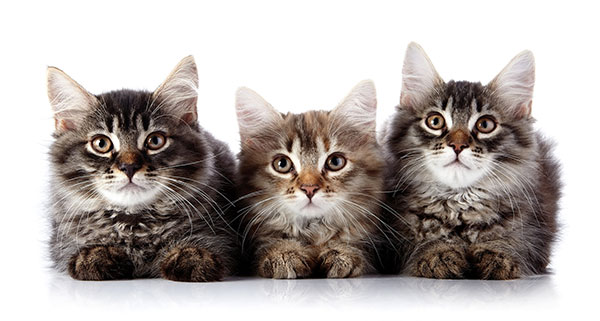
#> input picture Photos/cat_04.jpg, 600 x 321 px
$ python cat_detect.py
#> lines starting #> are read from the running program, lines starting #| are printed output that depends on the picture; after the words box and inside, x2 and y2 are one past the last pixel; in counts of white or black regions, pixels touching at a corner belong together
import cv2 as cv

img = cv.imread("Photos/cat_04.jpg")
#> img is the input picture: shape (321, 600, 3); mean B, G, R 172.5, 175.5, 182.5

cv.imshow("cat", img)

gray = cv.cvtColor(img, cv.COLOR_BGR2GRAY)
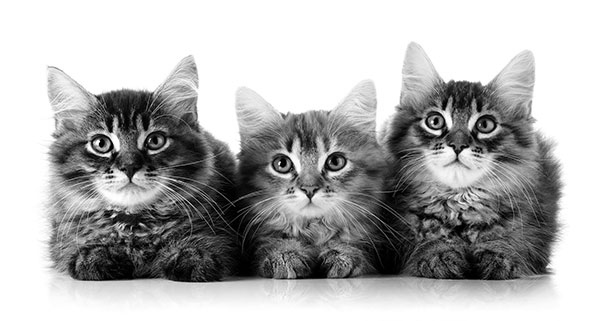
#> gray: shape (321, 600); min 0, max 255, mean 177.2

haar_cascade = cv.CascadeClassifier("haar_cat.xml") #reads the xml code, and stores in the variable

cat_rect = haar_cascade.detectMultiScale(gray, scaleFactor=1.1, minNeighbors=3) #returns the rectangles from the cat to variable
#> cat_rect = [[409, 82, 102, 102], [73, 99, 108, 108], [249, 114, 120, 120]]
#scale factor= image reduction at each scale

print(f"Number of cats found = {len(cat_rect)}")
#| Number of cats found = 3

for (x, y,w,h) in cat_rect:
    cv.rectangle(img, (x,y), (x+w,y+h), (0,255,0), thickness=2 )
#> this loop made 3 passes
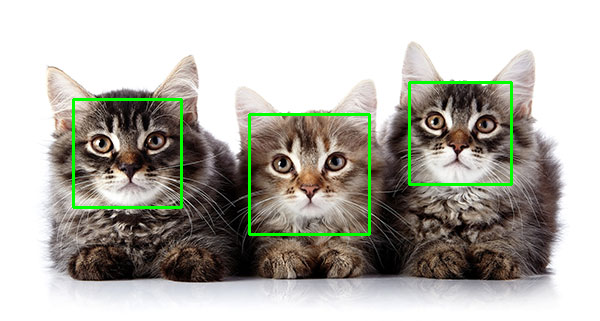
#> img: shape (321, 600, 3); 2.05% of pixels changed, all inside (x1, y1, x2, y2) = (72, 81, 513, 236)

cv.imshow("Detected Faces", img)

cv.waitKey(0)

$ run again, with Photos/cat2.jpeg copied over Photos/cat_04.jpg
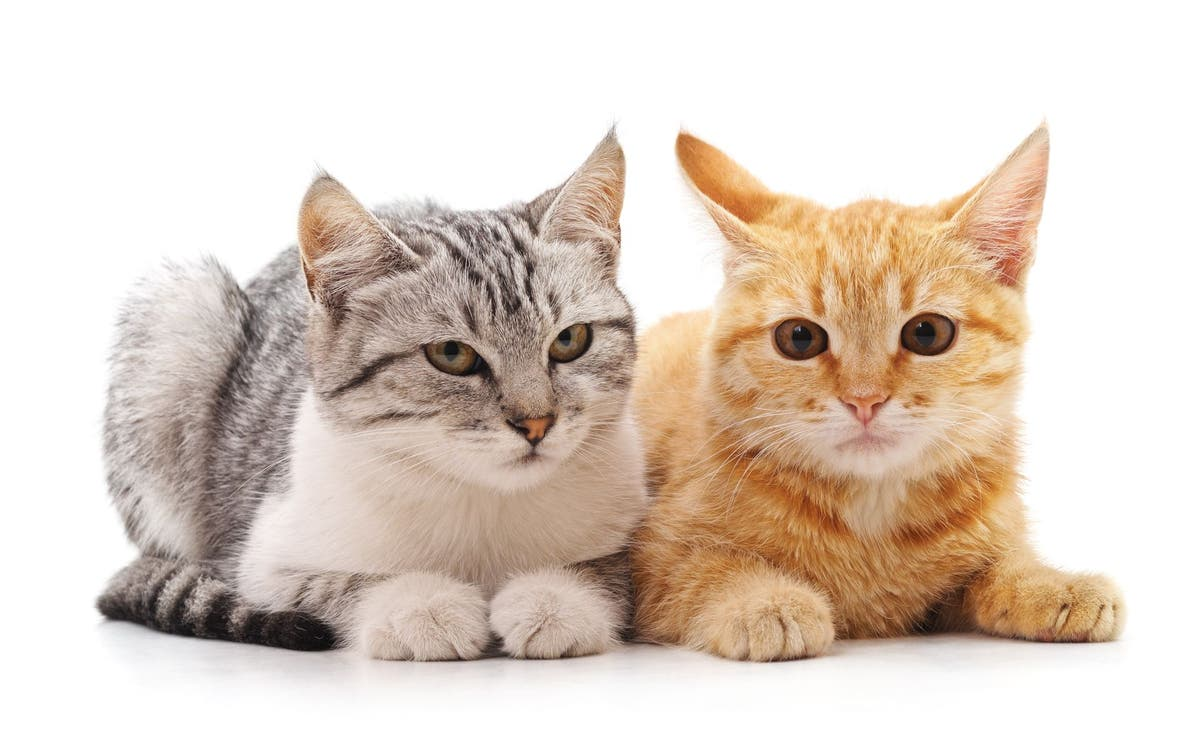
#> input picture Photos/cat2.jpeg, 1200 x 748 px
#> img is the input picture: shape (748, 1200, 3); mean B, G, R 197.9, 209.1, 222.8
#> `gray = cv.cvtColor(img, cv.COLOR_BGR2GRAY)`:
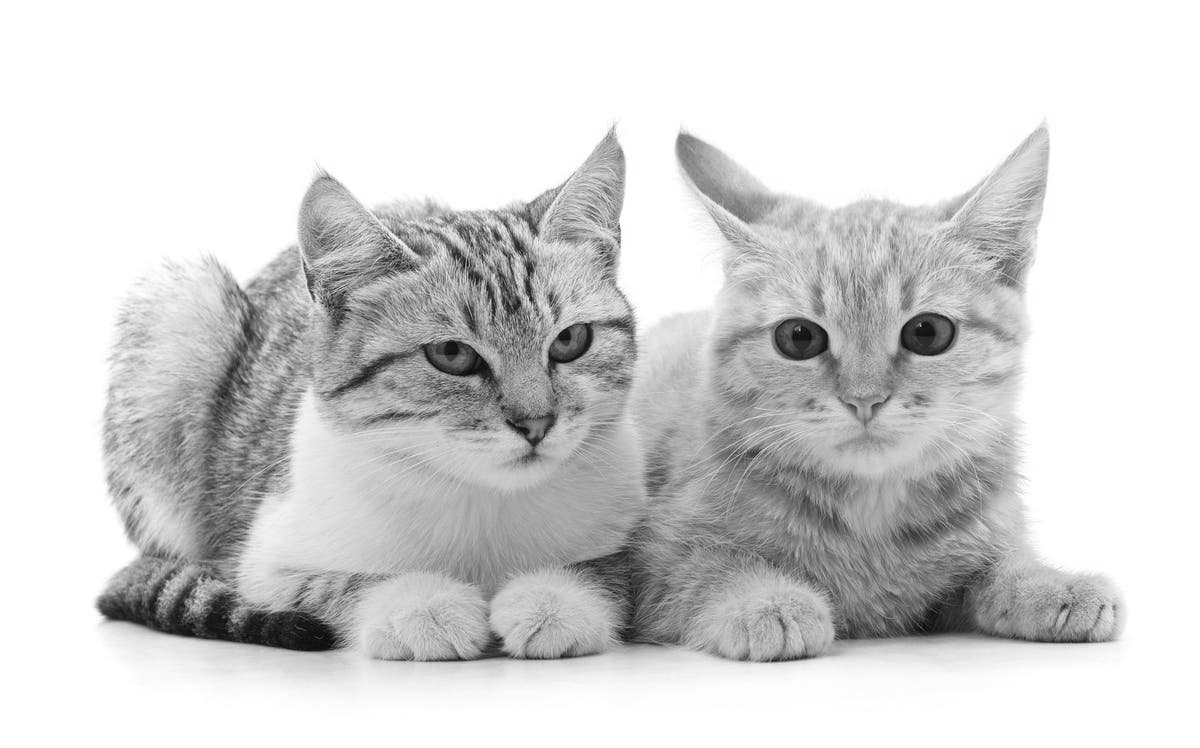
#> gray: shape (748, 1200); min 2, max 255, mean 211.9
#> cat_rect = [[709, 212, 312, 312]]
#| Number of cats found = 1
#> the loop `for (x, y,w,h) in cat_rect:` made 1 pass
#> after the loop `for (x, y,w,h) in cat_rect:`:
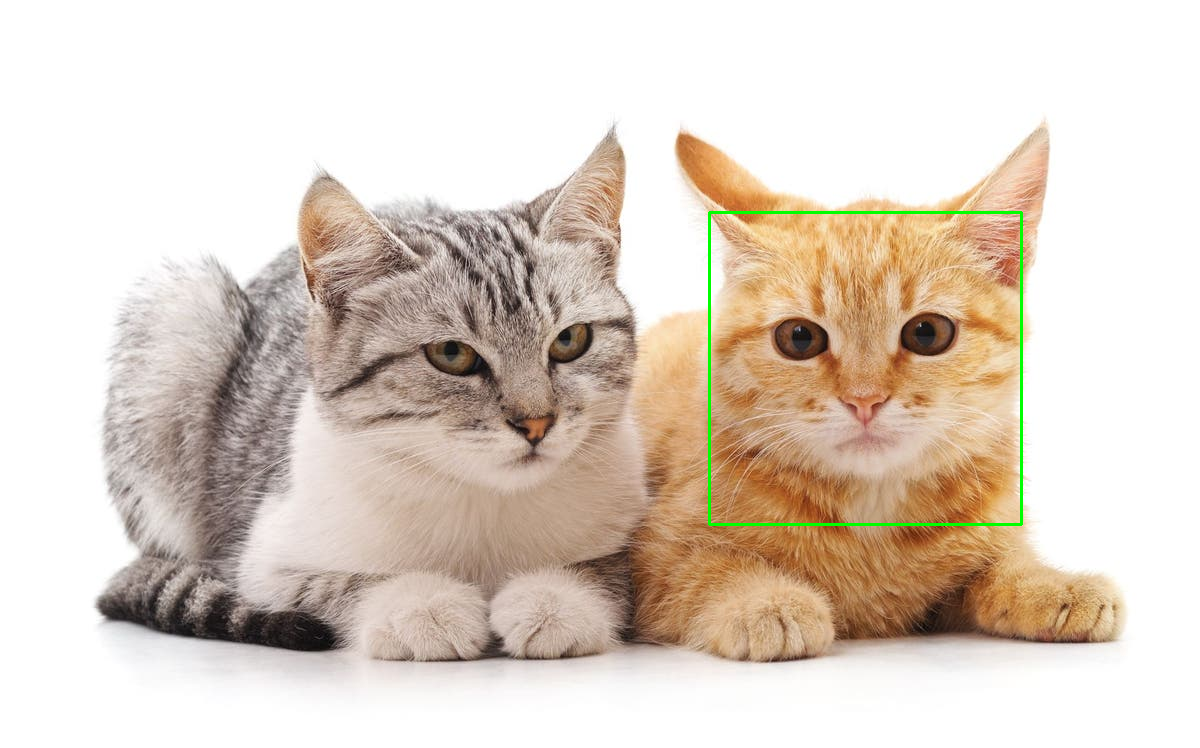
#> img: shape (748, 1200, 3); 0.42% of pixels changed, all inside (x1, y1, x2, y2) = (708, 211, 1023, 526)

$ run again, with Photos/multiple_cats.webp saved as Photos/cat_04.jpg
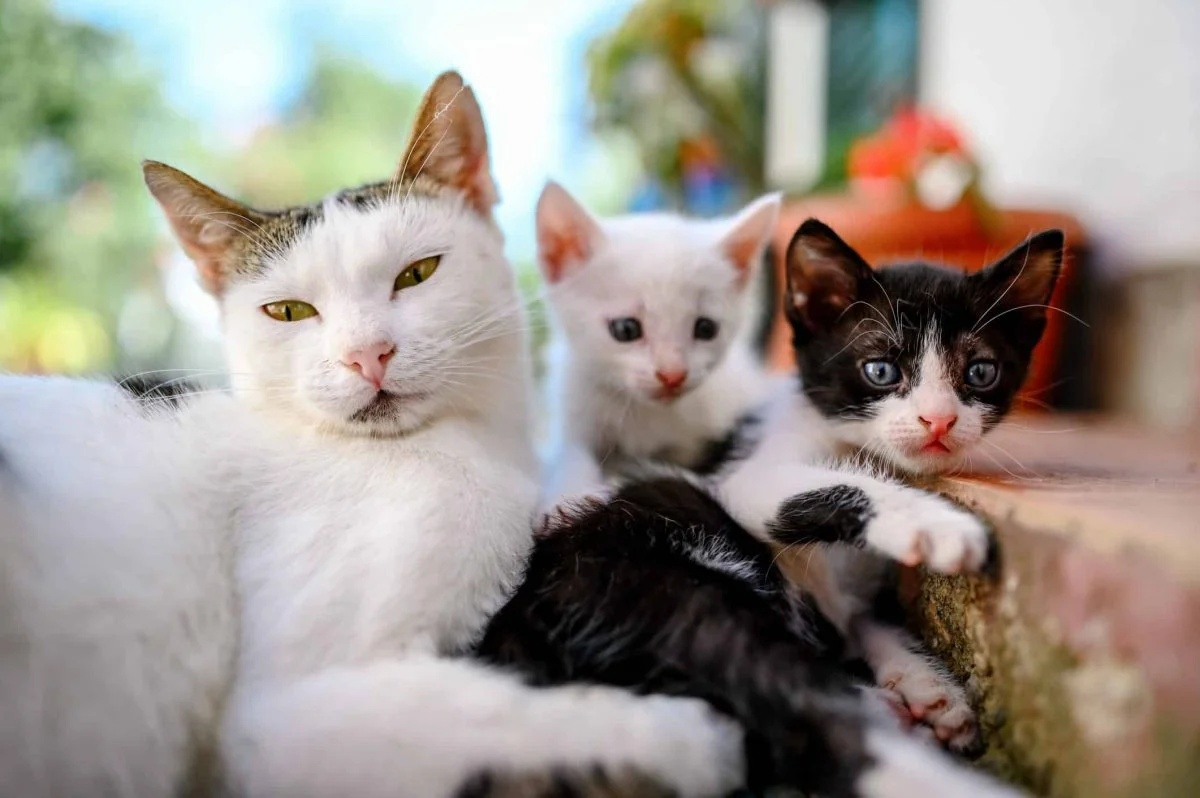
#> input picture Photos/multiple_cats.webp, 1200 x 798 px
#> img is the input picture: shape (798, 1200, 3); mean B, G, R 140.3, 148.8, 156.2
#> `gray = cv.cvtColor(img, cv.COLOR_BGR2GRAY)`:
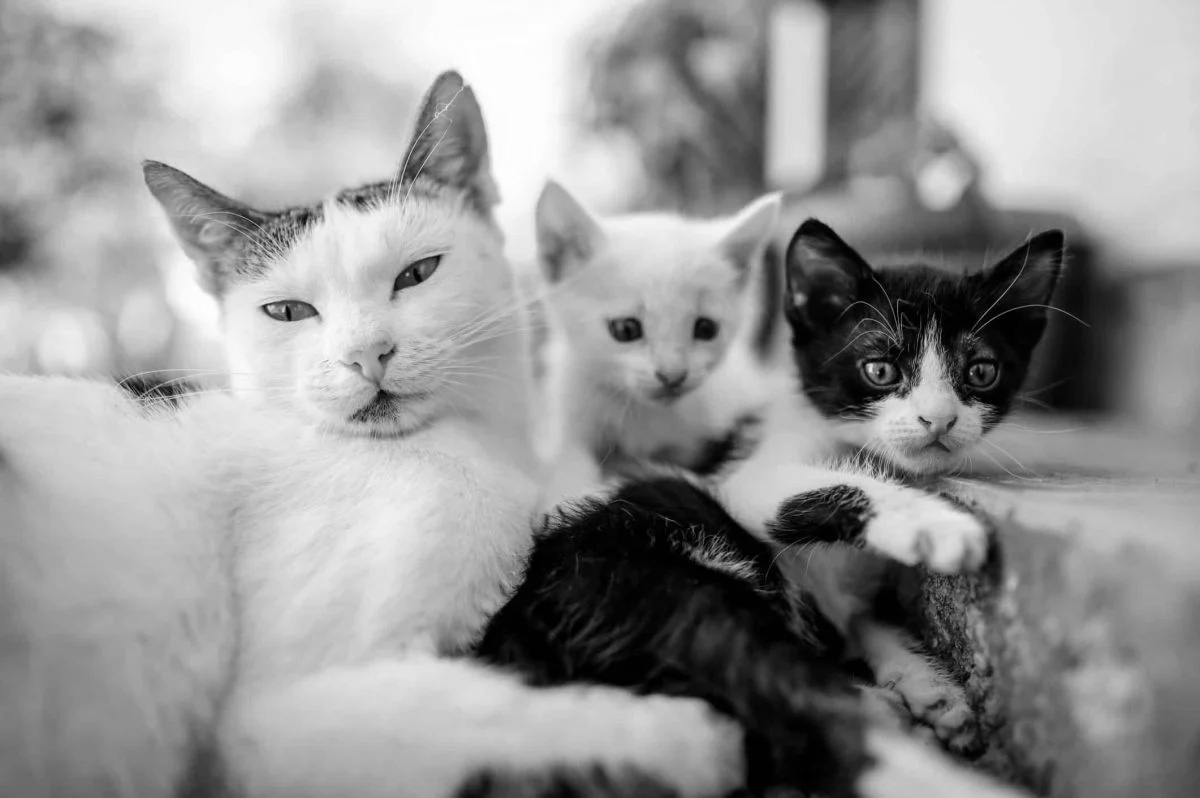
#> gray: shape (798, 1200); min 0, max 255, mean 150
#> cat_rect = [[843, 301, 178, 178], [569, 252, 192, 192]]
#| Number of cats found = 2
#> the loop `for (x, y,w,h) in cat_rect:` made 2 passes
#> after the loop `for (x, y,w,h) in cat_rect:`:
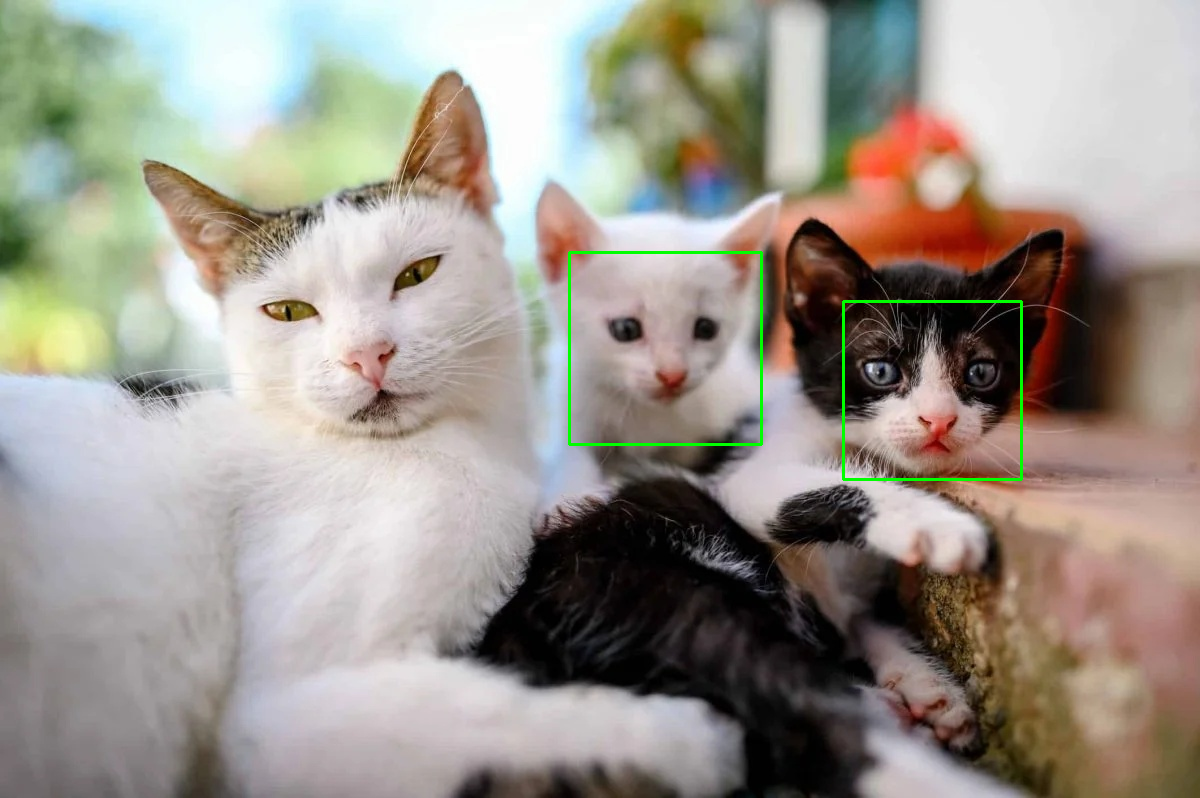
#> img: shape (798, 1200, 3); 0.46% of pixels changed, all inside (x1, y1, x2, y2) = (568, 251, 1023, 481)
